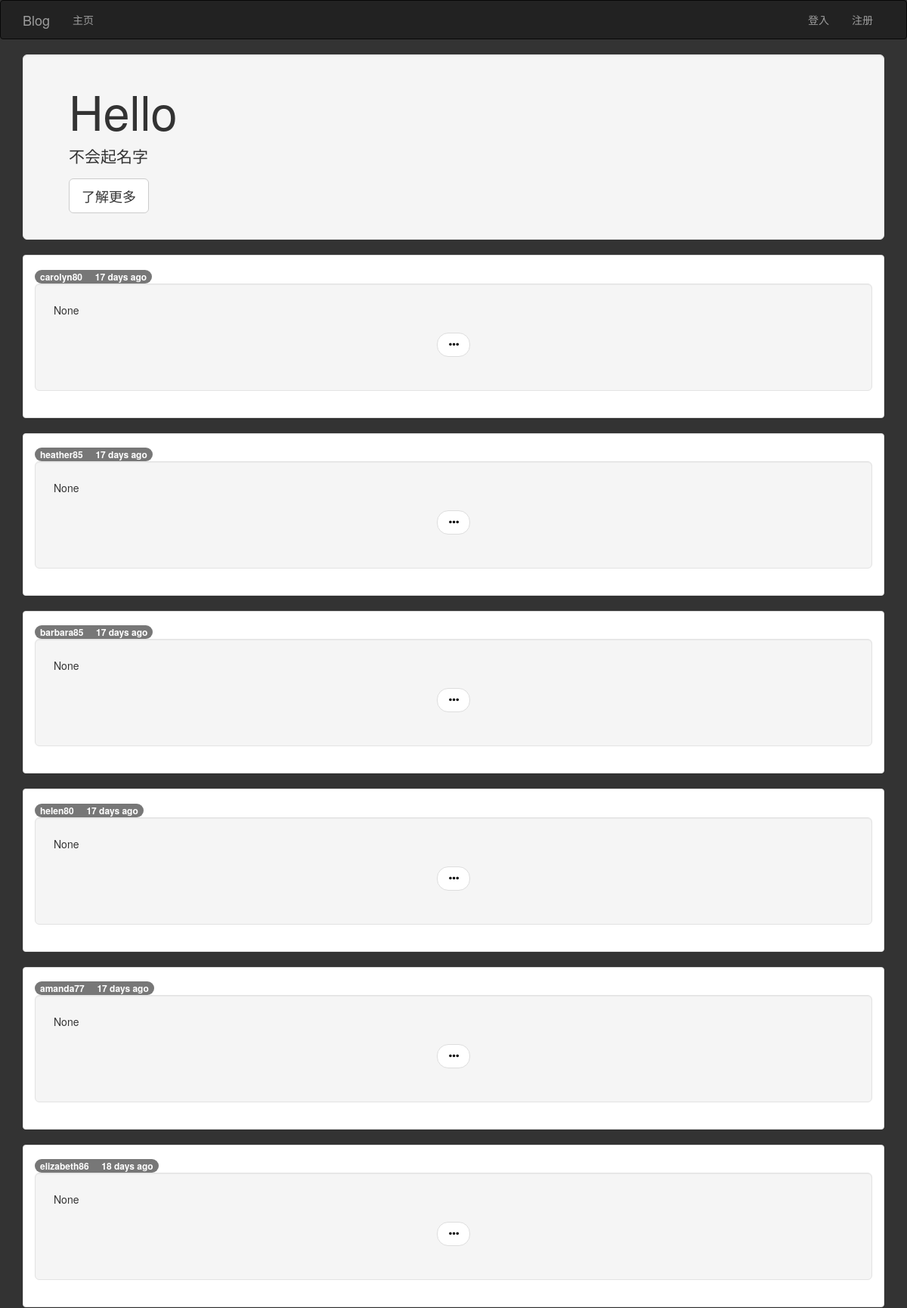
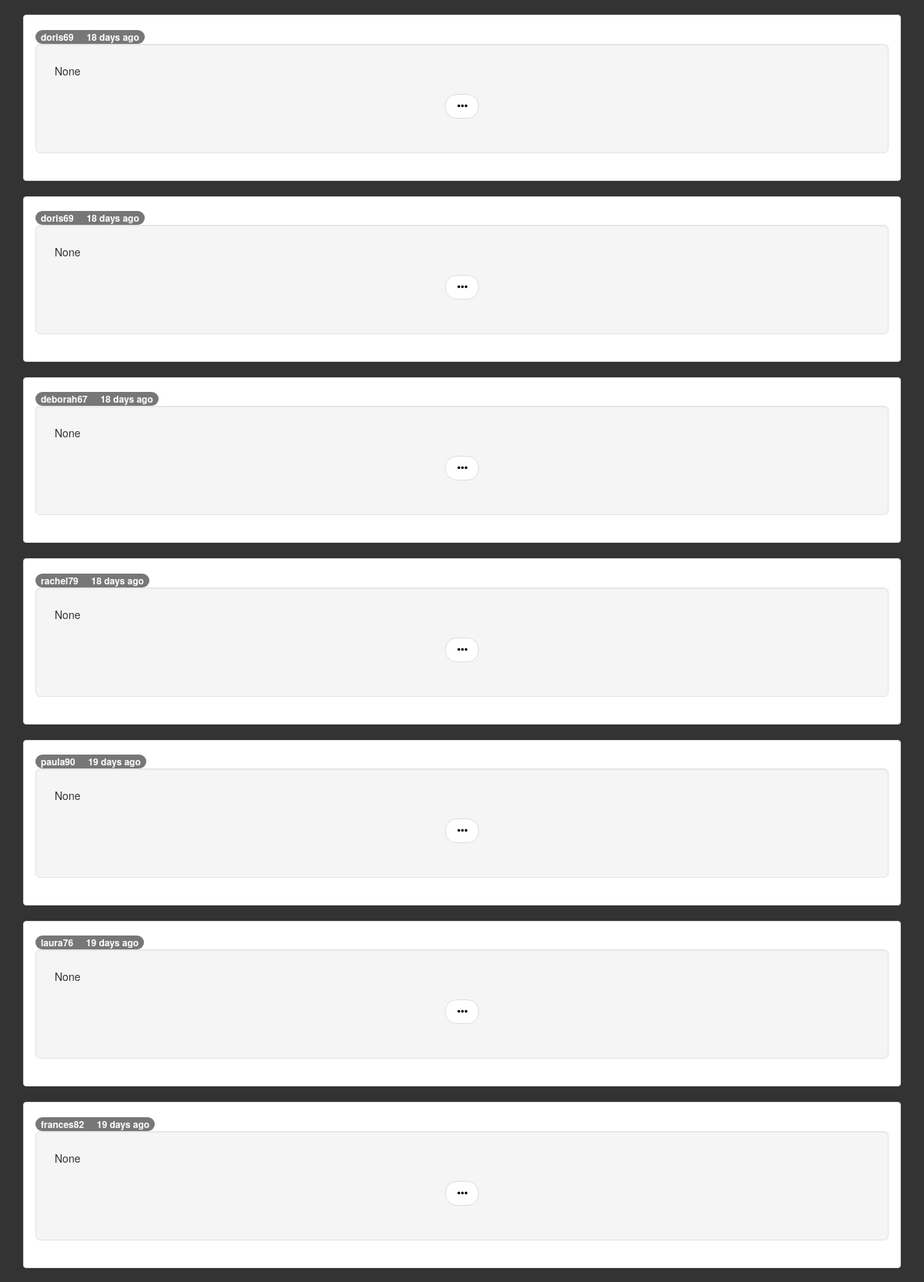
/?page=4 (upper part), run on the app's committed database (2 pictures, top to bottom).
### app/models.py (models this page shows, shortened)
class Post(db.Model):
	__tablename__ = 'posts'
	id = db.Column(db.Integer,primary_key=True)
	title = db.Column(db.String(64))
	subtitle = db.Column(db.String(64))
	body = db.Column(db.Text)
	body_html = db.Column(db.Text)
	body_browse = db.Column(db.Text)
	body_browse_html= db.Column(db.Text)
	timestamp = db.Column(db.DateTime,index=True,default=datetime.utcnow)
	author_id = db.Column(db.Integer,db.ForeignKey('users.id'))
	comments = db.relationship('Comment',backref='post',lazy='dynamic')

class User(UserMixin,db.Model):
	__tablename__ = 'users'
	email = db.Column(db.String(64),unique=True,index=True)
	id = db.Column(db.Integer,primary_key=True)
	username = db.Column(db.String(64),unique=True,index=True)
	role_id = db.Column(db.Integer,db.ForeignKey('roles.id'))
	password_hash = db.Column(db.String(128))
	name = db.Column(db.String(64))
	about_me = db.Column(db.Text())
	memeber_since = db.Column(db.DateTime(),default=datetime.utcnow)
	last_seen = db.Column(db.DateTime(),default=datetime.utcnow)
	posts = db.relationship('Post',backref='author',lazy='dynamic')
	comments = db.relationship('Comment',backref='author',lazy='dynamic')
	@property
	def password(self):
		raise AttributeError("password is not a readable attribute!")

### app/main/views.py (the view)
@main.route('/',methods=['GET','POST'])
def index():
	form = PostForm()
	if current_user.can(Permission.WRITE_ARTICLES) and \
	form.validate_on_submit():
		post = Post(
			body=form.body.data,
			author = current_user._get_current_object())
		db.session.add(post)
		return redirect(url_for('main.index'))
	page = request.args.get('page',1,type=int)
	pagination = Post.query.order_by(Post.timestamp.desc()).paginate(page,
		per_page=20,error_out=False)
	posts = pagination.items
	return render_template('index.html',form=form,posts=posts,pagination=pagination)
	return render_template('index.html')

### app/auth/views.py (called while the page is built)
@auth.before_app_request
def before_request():
	if current_user.is_authenticated:
		current_user.ping()

### app/main/__init__.py (called while the page is built)
@main.app_context_processor
def inject_permissions():
	return dict(Permission=Permission)

### app/models.py (called while the page is built)
	def can(self,permissions):
		return False

### app/templates/index.html (shortened to what this page needs)
{% extends "base.html" %}
{% import "bootstrap/wtf.html"as wtf %}
{%block head%}
{{super()}}
<link rel="stylesheet" type="text/css" href="{{url_for('static',filename='css/base.css')}}">
{%endblock%}
{% block page_content %}
<div class="jumbotron well">
	<h1>Hello</h1>
	<p>不会起名字</p>
	<p><a class="btn btn-default btn-lg" href="{{url_for('main.about')}}" role="button">了解更多</a></p>
</div>
{% include '_posts_browse.html'%}
{% endblock %}

### app/templates/_posts_browse.html
{%for post in posts %}
<div class="panel panel-default">
	<div class="panel-body">
		<a href="{{url_for('main.user',username=post.author.username)}}">
			<span class="badge">
				{{post.author.username}}&nbsp;&nbsp; &nbsp;&nbsp;{{moment(post.timestamp).fromNow()}}
			</span>
		</a>
		<div class="well well-lg">
			{%if post.body_browse_html%}
			{{post.body_browse_html | safe}}
			{%else%}
			{{post.body_browse}}
			{%endif%}
			<nav>
				<ul class="pager">
					<li>
						<a href="{{url_for('main.post',id=post.id)}}">
							<span class="glyphicon glyphicon-option-horizontal"></span>
						</a>
					</li>
				</ul>
			</nav>
		</div>
	</div>
</div>
{%endfor%}

### app/static/css/base.css (style rules this page uses)
body { background-color: #333; }
a { text-decoration:none; color: #000000; }

### data on the page
Post: author.username "carolyn80", timestamp "17 days ago", body_browse "None"
Post: author.username "heather85", timestamp "17 days ago", body_browse "None"
Post: author.username "barbara85", timestamp "17 days ago", body_browse "None"
Post: author.username "helen80", timestamp "17 days ago", body_browse "None"
Post: author.username "amanda77", timestamp "17 days ago", body_browse "None"
Post: author.username "elizabeth86", timestamp "18 days ago", body_browse "None"
Post: author.username "doris69", timestamp "18 days ago", body_browse "None"
Post: author.username "doris69", timestamp "18 days ago", body_browse "None"
Post: author.username "deborah67", timestamp "18 days ago", body_browse "None"
Post: author.username "rachel79", timestamp "18 days ago", body_browse "None"
Post: author.username "paula90", timestamp "19 days ago", body_browse "None"
Post: author.username "laura76", timestamp "19 days ago", body_browse "None"
Post: author.username "frances82", timestamp "19 days ago", body_browse "None"
